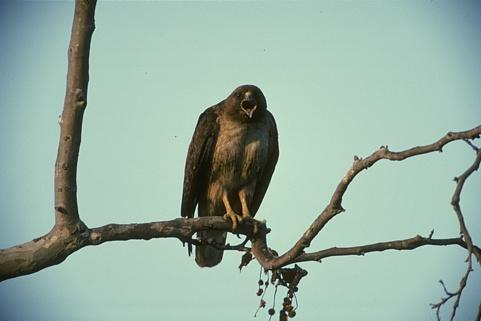
#> input picture HW4/EECE5644_2019Fall_Homework4Questions_42049_colorBird.jpg, 481 x 321 px
$ jupyter execute --allow-errors solution.ipynb
#> lines starting #> are read from the running program, lines starting #| are printed output that depends on the picture
## Answer 1

[cell 1]
import numpy as np
import matplotlib.image as mpimg
import matplotlib.pyplot as plt
from sklearn.cluster import KMeans
from sklearn.mixture import GaussianMixture
from matplotlib.pyplot import figure
from matplotlib import colors
cmap = colors.LinearSegmentedColormap(
    'red_blue_classes',
    {'red': [(0, 1, 1), (1, 0.7, 0.7)],
     'green': [(0, 0.7, 0.7), (1, 0.7, 0.7)],
     'blue': [(0, 0.7, 0.7), (1, 1, 1)]})
#> (the rest of this cell did not finish here and is left out)

#> (a cell that did not finish here is left out)

[cell 3]
img='EECE5644_2019Fall_Homework4Questions_42049_colorBird.jpg'
img=mpimg.imread(img)
#> img is the input picture: shape (321, 481, 3); mean R, G, B 151.2, 175.1, 163.2
plt.imshow(img);

[cell 4]
x=np.matrix(np.arange(0,321,1))
channel_4=np.repeat(x, 481, axis=0).T
channel_4.shape

[cell 5]
channel_4=np.expand_dims(channel_4, axis=2)
feature=np.concatenate([img,channel_4],axis=-1)
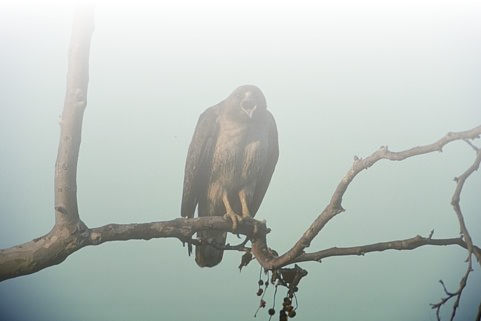
#> feature: shape (321, 481, 4) int64; mean R, G, B, A 151.2, 175.1, 163.2, 160; transparent parts drawn white

[cell 6]
def solve(images):
    for img in images:
        fig = plt.figure(figsize=(13,13));
        img = mpimg.imread(img)
        plt.imshow(img);

        x=np.matrix(np.arange(0,321,1))
        channel_4=np.repeat(x, 481, axis=0).T
        channel_4=np.expand_dims(channel_4, axis=2)
        feature=np.concatenate([img,channel_4],axis=-1)

        x=np.matrix(np.arange(0,481,1))
        channel_5=np.repeat(x, 321, axis=0)
        channel_5=np.expand_dims(channel_5, axis=2)
        feature=np.concatenate([feature,channel_5],axis=-1)
        feature=feature*1.0

        for channel in range(feature.shape[2]):
            feature[:,:,channel]=(normalize(feature[:,:,channel]))

        feature=feature.reshape((-1,5))
        feature.shape

        for clusters in [2,3,4,5]:
            fig = plt.figure(figsize=(13,13));
            kmeans = KMeans(n_clusters=clusters, random_state=0).fit(feature)
            bitmap=(kmeans.labels_.reshape(img.shape[0],img.shape[1]))
            plt.imshow(bitmap);
            plt.show()


        for clusters in [2,3,4,5]:
            fig = plt.figure(figsize=(13,13));
            gmm = GaussianMixture(n_components=clusters).fit(feature)
            labels = gmm.predict(feature)
            bitmap=(labels.reshape(img.shape[0],img.shape[1]))
            plt.imshow(bitmap);
            plt.show()

#> (a cell that did not finish here is left out)

## Answer 2

[cell 8]
def sample_class2():
    rad=np.random.uniform(2,3)
    theta=np.random.uniform(-np.pi,np.pi)
    return np.matrix([rad*np.cos(theta),rad*np.sin(theta)])

[cell 9]
fig = plt.figure(figsize=(13,13));
prior=0.35
zero_mean=[0,0]
cov=[[1,0],[0,1]]
samples_class1=[]
samples_class2=[]
for num in range(1000):
    uniform_sample=np.random.uniform()
    if uniform_sample<prior:
        sample=np.random.multivariate_normal(zero_mean,cov,[1]).transpose()
        samples_class1.append(sample)
    else:
        sample=sample_class2().T
        samples_class2.append(sample)
samples_class1=np.hstack(samples_class1)
samples_class2=np.hstack(samples_class2)

a=np.squeeze(np.asarray(samples_class1.transpose()[:,1]))
b=np.squeeze(np.asarray(samples_class1.transpose()[:,0]))

c=np.squeeze(np.asarray(samples_class2.transpose()[:,1]))
d=np.squeeze(np.asarray(samples_class2.transpose()[:,0]))

plt.scatter(b,a,color='r',marker='*',label='class 1',s=50)
plt.scatter(d,c,color='b',marker='*',label='class 1',s=50)
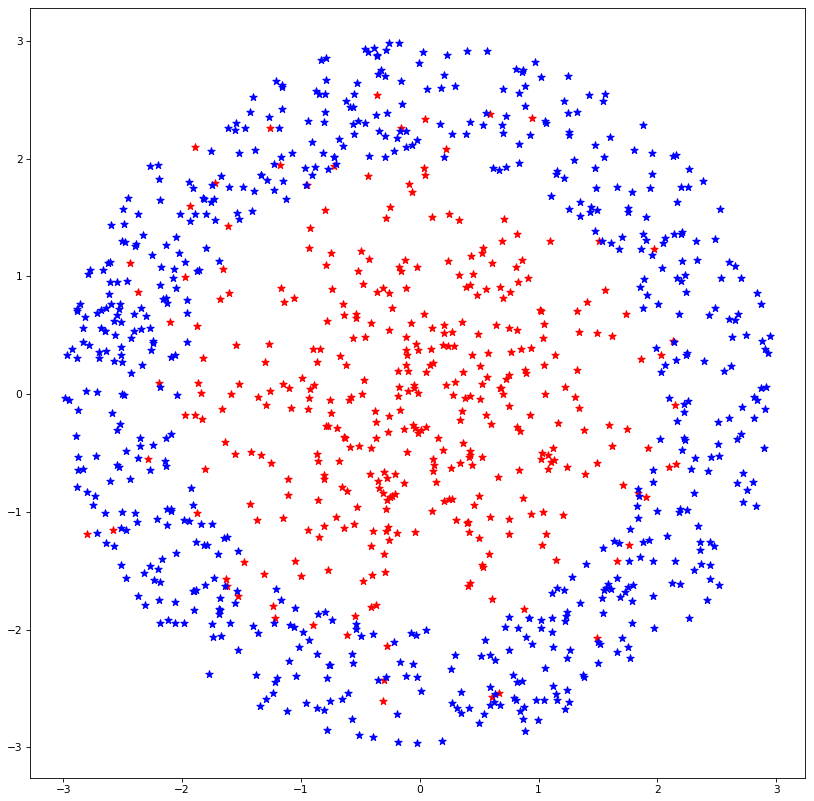
#> figure drawn by matplotlib, 1 panel
